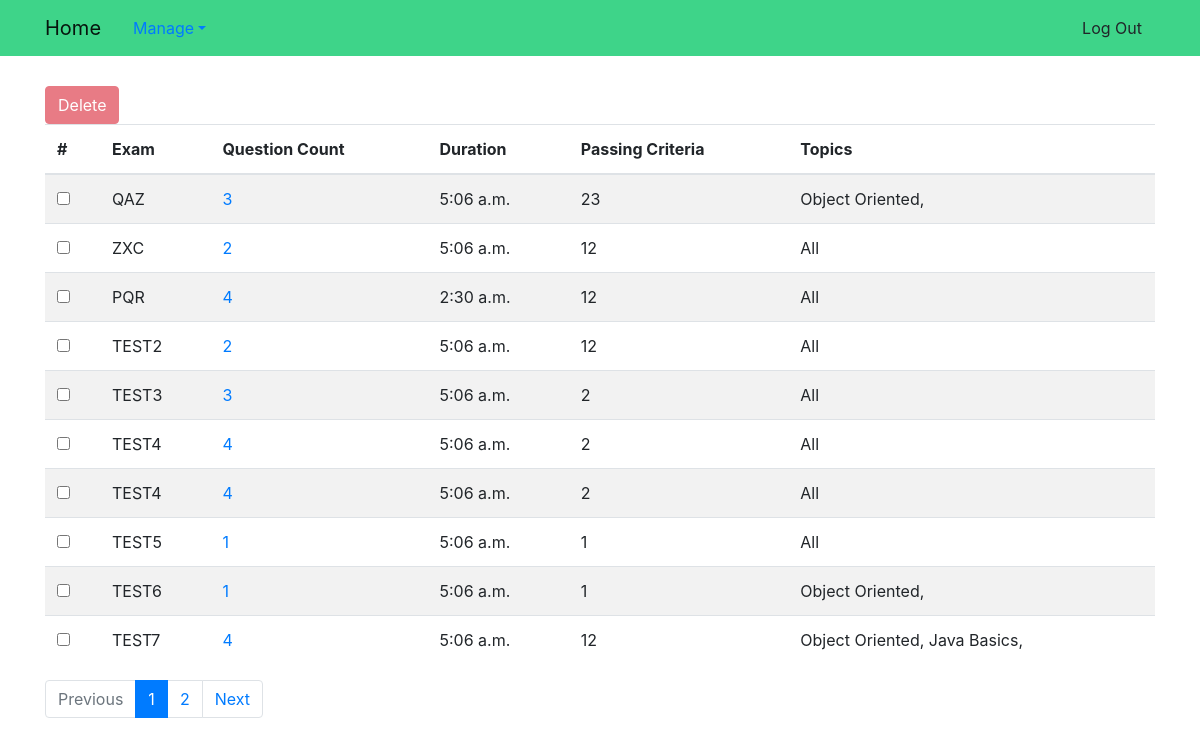
Before: /exams/ (signed in) with the older database file.
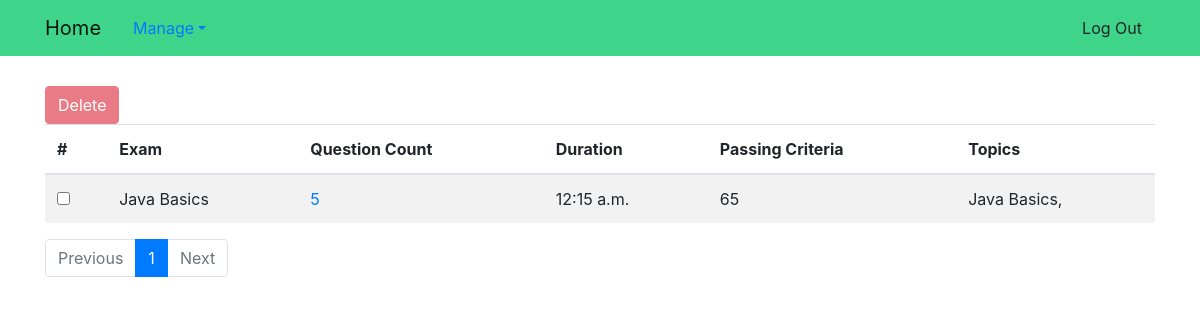
After: the same page with the newer database file.
### exam_app/models.py (models this page shows, shortened)
class Exam(models.Model):
    name = models.TextField()
    question_count = models.PositiveSmallIntegerField()
    questions = models.ManyToManyField(Question)
    time = models.TimeField()
    passing_percentage = models.PositiveSmallIntegerField(
        validators=[MaxValueValidator(100), MinValueValidator(1)])

class Topic(models.Model):
    name = models.CharField(max_length=1024, unique=True)
    def __str__(self):
        return self.name

### exam_app/views.py (the view)
# urls.py: url('^exams/$', views.ListExamView.as_view(), name='exams'),
class ListExamView(SuperUserRequiredMixin, ListView):
    model = models.Exam
    paginate_by = 10
    def get_queryset(self):
        return models.Exam.objects.all().order_by('pk')

### exam_app/views.py (called while the page is built)
    def test_func(self):
        return self.request.user.is_superuser

### exam_app/templates/exam_app/exam_list.html (shortened to what this page needs)
{% extends "base.html" %}
{% block body_block %}
<div class="toolbar">
    <form id="form-btn" name="form-btn" action="/exam/delete/" method="POST">
        <button id="remove" class="btn btn-danger" disabled onclick="remove()">Delete</button>
    </form>
</div>
<table id="table" class="table table-striped">
    <thead>
        <tr>
            <th scope="col" data-checkbox="true">#</th>
            <th scope="col">Exam</th>
            <th scope="col">Question Count</th>
            <th scope="col">Duration</th>
            <th scope="col">Passing Criteria</th>
            <th scope="col">Topics</th>
        </tr>
    </thead>
    <tbody>
        {% for exam in exam_list %}
        <tr>
            <th scope="row">
                <input type="checkbox" class="largerCheckbox" id="{{ exam.pk}}" onchange="setSelection(this)">
            </th>
            <td>{{ exam.name}}</td>
            <td><a href="/questions/?exam_id={{exam.pk}}">{{ exam.question_count}}</a></td>
            <td>{{ exam.time}}</td>
            <td>{{ exam.passing_percentage}}</td>
            <td>
                {% regroup exam.questions.all by topic as topic_list %}
                {% for topic in topic_list %}
                {{topic.grouper}},
                {% empty %}
                All
                {% endfor %}
            </td>
        </tr>
        {% empty %}
        <tr>
            <td colspan="5">Exam List is Empty</td>
        </tr>
        {% endfor %}
    </tbody>
</table>
<nav aria-label="PageNavigation" class="page-nav">
    <ul class="pagination">
        {% if page_obj.has_previous %}
        <li class="page-item ">
            <a class="page-link" href="?page={{ page_obj.previous_page_number }}" tabindex="-1">Previous</a>
        </li>
        {% else %}
        <li class="page-item disabled">
            <a class="page-link" href="#" tabindex="-1">Previous</a>
        </li>
        {% endif %}
        {% for num in page_obj.paginator.page_range %}
        {% if page_obj.number == num %}
        <li class="page-item active"><a class="page-link" href="?page={{ num }}">{{num}}</a>
        </li>
        {% elif num > page_obj.number|add:'-3' and num < page_obj.number|add:'3' %}
        <li class="page-item"><a class="page-link" href="?page={{ num }}">{{num}}</a></li>
        {% endif %}
        {% endfor %}
        {% if page_obj.has_next %}
        <li class="page-item">
            <a class="page-link" href="?page={{ page_obj.next_page_number }}">Next</a>
        </li>
        {% else %}
        <li class="page-item disabled">
            <a class="page-link" href="#">Next</a>
        </li>
        {% endif %}
    </ul>
</nav>
{% endblock %}

Changed rows visible on the page:
removed Exam: name "QAZ", question_count "3", time "5:06 a.m.", passing_percentage "23"
no longer on this page (row unchanged): Topic: grouper "Object Oriented"
removed Exam: name "ZXC", question_count "2", time "5:06 a.m.", passing_percentage "12"
removed Exam: name "PQR", question_count "4", time "2:30 a.m.", passing_percentage "12"
removed Exam: name "TEST2", question_count "2", time "5:06 a.m.", passing_percentage "12"
removed Exam: name "TEST3", question_count "3", time "5:06 a.m.", passing_percentage "2"
removed Exam: name "TEST4", question_count "4", time "5:06 a.m.", passing_percentage "2"
removed Exam: name "TEST4", question_count "4", time "5:06 a.m.", passing_percentage "2"
removed Exam: name "TEST5", question_count "1", time "5:06 a.m.", passing_percentage "1"
removed Exam: name "TEST6", question_count "1", time "5:06 a.m.", passing_percentage "1"
removed Exam: name "TEST7", question_count "4", time "5:06 a.m.", passing_percentage "12", Topic (grouper "Java Basics")
added Exam: name "Java Basics", question_count "5", time "12:15 a.m.", passing_percentage "65", Topic (grouper "Java Basics")
Other visible differences:
list line gone: "2"
